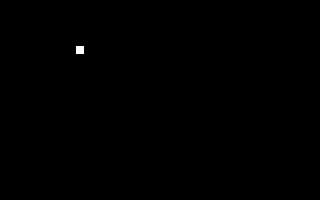
Frame 1 (no input)
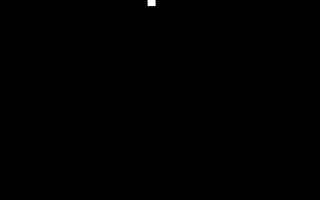
Frame 60 (no input)
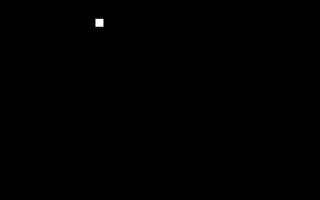
Frame 120 (the mouse pressed at the canvas centre since frame 60)

The p5.js sketch that drew these frames (run headless with seeded random() and noise() and a simulated clock; from frame 60 on, the mouse is pressed at the canvas centre):

// p5.js sketch
// ── sketch.js
var x, y, xSpeed, ySpeed;

function setup() {
  createCanvas(320, 200);
  rectMode(CENTER);
  
  x = width/2;
  y = height/2
  
 // xSpeed = random(-4,4);
 // ySpeed = random(-4,4);
  
  while( !ySpeed || abs(xSpeed)<2){    
  xSpeed = random(-4,4);
  ySpeed = random(-4,4);
  }
}

function draw() {
  scale(.5);
  //Draw Everything
  background(0);
  drawBall();
  //drawPaddle1();
 // drawPaddle2();

  
  //Update Variables
  moveBall();  
 // wallBounce();  
 // bouncePaddle1();
}

function bouncePaddle1(){
  
}

function drawPaddle1(){
  noStroke();
  fill(255);
  rect(50,200,16,80);
}

function drawPaddle2(){
  noStroke();
  fill(255);
  rect(width - 50,200,16,80);
}

function wallBounce(){
 if( x > width - 8)
   xSpeed *= -1;
  
 if( y > height - 8)
   ySpeed *= -1;
  
 if( x <  8)
   xSpeed *= -1;
  
 if(  y <  8)
   ySpeed *= -1;
}

function mousePressed(){
  x = mouseX*2;
  y = mouseY*2
  xSpeed = false;
 while( !xSpeed || abs(xSpeed)<2){    
  xSpeed = random(-4,4);
  ySpeed = random(-4,4);
  }
}

function moveBall(){
  x += xSpeed;
  y += ySpeed;
}

function drawBall() {
  noStroke();
  fill(255);
  rect(x, y, 16,16);

}
